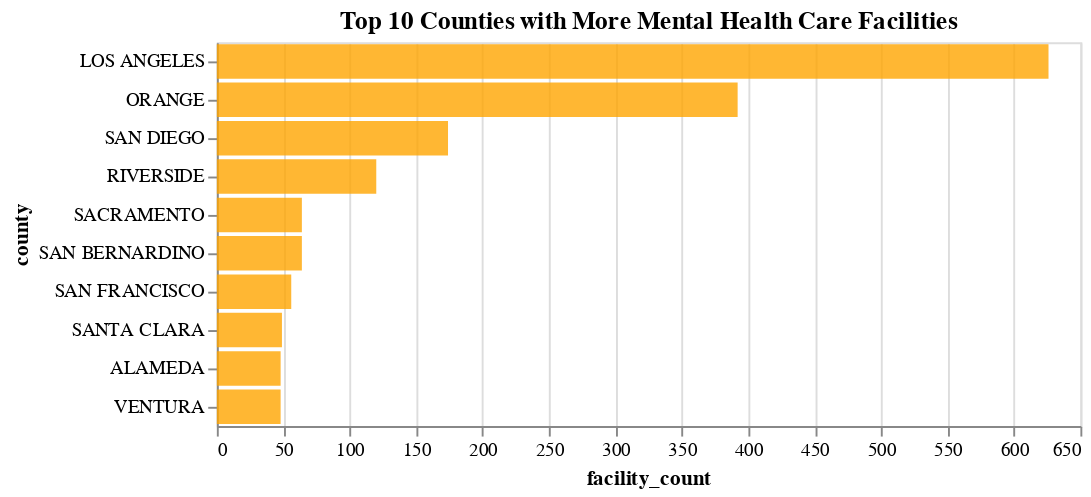

Write notebook code for a chart like this one.
### Code cell
source = full_data

chart_top10=alt.Chart(source).mark_bar().encode(
    x=alt.X('facility_count'),
    y=alt.Y('county', sort='-x'),
    tooltip=['facility_count'],
).properties(width=450, title='Top 10 Counties with More Mental Health Care Facilities'
).transform_window(
    rank='rank(facility_count)',
    sort=[alt.SortField('facility_count', order='descending')]
).transform_filter(
    (alt.datum.rank < 10)
).configure_bar(
    opacity=0.8,
    color='orange'
)

chart_top10

### Figure 1 — Vega-Lite specification as saved in the notebook (floating-point values rounded to 4 significant figures)
{"config": {"view": {"continuousWidth": 400, "continuousHeight": 300}, "bar": {"color": "orange", "opacity": 0.8}}, "data": {"name": "data-0a6fd0cce3d22fd979fab3c04c839e21"}, "mark": "bar", "encoding": {"tooltip": [{"field": "facility_count", "type": "quantitative"}], "x": {"field": "facility_count", "type": "quantitative"}, "y": {"field": "county", "sort": "-x", "type": "nominal"}}, "title": "Top 10 Counties with More Mental Health Care Facilities", "transform": [{"window": [{"op": "rank", "field": "facility_count", "as": "rank"}], "sort": [{"field": "facility_count", "order": "descending"}]}, {"filter": "(datum.rank < 10)"}], "width": 450, "$schema": "https://vega.github.io/schema/vega-lite/v4.17.0.json", "datasets": {"data-0a6fd0cce3d22fd979fab3c04c839e21": [{"year": 2020, "county": "ALAMEDA", "geography_type": "Residence", "cause": "Intentional self-harm (suicide)", "deaths": 141.0, "facility_count": 48.0, "suicide_2015_2017": "        8.6   ", "suicide_2018_2020": "        8.8   ", "drug_induced_deaths_2015_2017": "        9.9   ", "drug_induced_deaths_2018_2020": "       15.4   ", "population": 1682353, "full_county_name": "Alameda County"}, {"year": 2020, "county": "ALPINE", "geography_type": "Residence", "cause": "Intentional self-harm (suicide)", "deaths": 0.0, "facility_count": null, "suicide_2015_2017": "        -     ", "suicide_2018_2020": "       58.3 * ", "drug_induced_deaths_2015_2017": "        -     ", "drug_induced_deaths_2018_2020": "      116.6 * ", "population": 1204, "full_county_name": "Alpine County"}, {"year": 2020, "county": "AMADOR", "geography_type": "Residence", "cause": "Intentional self-harm (suicide)", "deaths": 12.0, "facility_count": 1.0, "suicide_2015_2017": "       21.2   ", "suicide_2018_2020": "       33.7   ", "drug_induced_deaths_2015_2017": "       16.0 * ", "drug_induced_deaths_2018_2020": "       25.4   ", "population": 40474, "full_county_name": "Amador County"}, {"year": 2020, "county": "BUTTE", "geography_type": "Residence", "cause": "Intentional self-harm (suicide)", "deaths": 43.0, "facility_count": 12.0, "suicide_2015_2017": "       18.9   ", "suicide_2018_2020": "       22.1   ", "drug_induced_deaths_2015_2017": "       27.8   ", "drug_induced_deaths_2018_2020": "       31.4   ", "population": 211632, "full_county_name": "Butte County"}, {"year": 2020, "county": "CALAVERAS", "geography_type": "Residence", "cause": "Intentional self-harm (suicide)", "deaths": 13.0, "facility_count": 4.0, "suicide_2015_2017": "       26.1   ", "suicide_2018_2020": "       24.3   ", "drug_induced_deaths_2015_2017": "       18.0   ", "drug_induced_deaths_2018_2020": "       25.5   ", "population": 45292, "full_county_name": "Calaveras County"}, {"year": 2020, "county": "COLUSA", "geography_type": "Residence", "cause": "Intentional self-harm (suicide)", "deaths": null, "facility_count": 1.0, "suicide_2015_2017": "        9.7 * ", "suicide_2018_2020": "        8.7 * ", "drug_induced_deaths_2015_2017": "       16.7 * ", "drug_induced_deaths_2018_2020": "       13.8 * ", "population": 21839, "full_county_name": "Colusa County"}, {"year": 2020, "county": "CONTRA COSTA", "geography_type": "Residence", "cause": "Intentional self-harm (suicide)", "deaths": 108.0, "facility_count": 28.0, "suicide_2015_2017": "       10.3   ", "suicide_2018_2020": "        9.3   ", "drug_induced_deaths_2015_2017": "       10.9   ", "drug_induced_deaths_2018_2020": "       16.6   ", "population": 1165927, "full_county_name": "Contra Costa County"}, {"year": 2020, "county": "DEL NORTE", "geography_type": "Residence", "cause": "Intentional self-harm (suicide)", "deaths": null, "facility_count": null, "suicide_2015_2017": "       13.0 * ", "suicide_2018_2020": "       22.8 * ", "drug_induced_deaths_2015_2017": "       24.8 * ", "drug_induced_deaths_2018_2020": "       30.8   ", "population": 27743, "full_county_name": "Del Norte County"}, {"year": 2020, "county": "EL DORADO", "geography_type": "Residence", "cause": "Intentional self-harm (suicide)", "deaths": 34.0, "facility_count": 9.0, "suicide_2015_2017": "       18.6   ", "suicide_2018_2020": "       16.7   ", "drug_induced_deaths_2015_2017": "       21.2   ", "drug_induced_deaths_2018_2020": "       20.2   ", "population": 191185, "full_county_name": "El Dorado County"}, {"year": 2020, "county": "FRESNO", "geography_type": "Residence", "cause": "Intentional self-harm (suicide)", "deaths": 108.0, "facility_count": 46.0, "suicide_2015_2017": "       11.0   ", "suicide_2018_2020": "       11.0   ", "drug_induced_deaths_2015_2017": "       16.3   ", "drug_induced_deaths_2018_2020": "       16.3   ", "population": 1008654, "full_county_name": "Fresno County"}, {"year": 2020, "county": "GLENN", "geography_type": "Residence", "cause": "Intentional self-harm (suicide)", "deaths": null, "facility_count": 1.0, "suicide_2015_2017": "       28.9   ", "suicide_2018_2020": "       18.9 * ", "drug_induced_deaths_2015_2017": "       10.2 * ", "drug_induced_deaths_2018_2020": "       25.0 * ", "population": 28917, "full_county_name": "Glenn County"}, {"year": 2020, "county": "HUMBOLDT", "geography_type": "Residence", "cause": "Intentional self-harm (suicide)", "deaths": 26.0, "facility_count": 10.0, "suicide_2015_2017": "       23.6   ", "suicide_2018_2020": "       22.4   ", "drug_induced_deaths_2015_2017": "       38.1   ", "drug_induced_deaths_2018_2020": "       37.0   ", "population": 136463, "full_county_name": "Humboldt County"}, {"year": 2020, "county": "IMPERIAL", "geography_type": "Residence", "cause": "Intentional self-harm (suicide)", "deaths": 12.0, "facility_count": 5.0, "suicide_2015_2017": "        9.2   ", "suicide_2018_2020": "        5.7   ", "drug_induced_deaths_2015_2017": "       20.5   ", "drug_induced_deaths_2018_2020": "       28.0   ", "population": 179702, "full_county_name": "Imperial County"}, {"year": 2020, "county": "INYO", "geography_type": "Residence", "cause": "Intentional self-harm (suicide)", "deaths": null, "facility_count": 2.0, "suicide_2015_2017": "       15.6 * ", "suicide_2018_2020": "       18.3 * ", "drug_induced_deaths_2015_2017": "       23.3 * ", "drug_induced_deaths_2018_2020": "       48.1   ", "population": 19016, "full_county_name": "Inyo County"}, {"year": 2020, "county": "KERN", "geography_type": "Residence", "cause": "Intentional self-harm (suicide)", "deaths": 121.0, "facility_count": 27.0, "suicide_2015_2017": "       14.2   ", "suicide_2018_2020": "       13.5   ", "drug_induced_deaths_2015_2017": "       26.1   ", "drug_induced_deaths_2018_2020": "       33.3   ", "population": 909235, "full_county_name": "Kern County"}, {"year": 2020, "county": "KINGS", "geography_type": "Residence", "cause": "Intentional self-harm (suicide)", "deaths": 18.0, "facility_count": 5.0, "suicide_2015_2017": "       12.6   ", "suicide_2018_2020": "       14.7   ", "drug_induced_deaths_2015_2017": "       11.3   ", "drug_induced_deaths_2018_2020": "       18.3   ", "population": 152486, "full_county_name": "Kings County"}, {"year": 2020, "county": "LAKE", "geography_type": "Residence", "cause": "Intentional self-harm (suicide)", "deaths": 11.0, "facility_count": 5.0, "suicide_2015_2017": "       29.4   ", "suicide_2018_2020": "       25.4   ", "drug_induced_deaths_2015_2017": "       40.5   ", "drug_induced_deaths_2018_2020": "       66.1   ", "population": 68163, "full_county_name": "Lake County"}, {"year": 2020, "county": "LASSEN", "geography_type": "Residence", "cause": "Intentional self-harm (suicide)", "deaths": null, "facility_count": null, "suicide_2015_2017": "       25.7   ", "suicide_2018_2020": "       26.0   ", "drug_induced_deaths_2015_2017": "       23.4   ", "drug_induced_deaths_2018_2020": "       29.9   ", "population": 32730, "full_county_name": "Lassen County"}, {"year": 2020, "county": "LOS ANGELES", "geography_type": "Residence", "cause": "Intentional self-harm (suicide)", "deaths": 849.0, "facility_count": 626.0, "suicide_2015_2017": "        8.1   ", "suicide_2018_2020": "        8.2   ", "drug_induced_deaths_2015_2017": "        8.5   ", "drug_induced_deaths_2018_2020": "       14.1   ", "population": 10014009, "full_county_name": "Los Angeles County"}, {"year": 2020, "county": "MADERA", "geography_type": "Residence", "cause": "Intentional self-harm (suicide)", "deaths": 16.0, "facility_count": null, "suicide_2015_2017": "       11.3   ", "suicide_2018_2020": "       11.4   ", "drug_induced_deaths_2015_2017": "       15.1   ", "drug_induced_deaths_2018_2020": "       15.6   ", "population": 156255, "full_county_name": "Madera County"}, {"year": 2020, "county": "MARIN", "geography_type": "Residence", "cause": "Intentional self-harm (suicide)", "deaths": 36.0, "facility_count": 30.0, "suicide_2015_2017": "       12.7   ", "suicide_2018_2020": "       14.4   ", "drug_induced_deaths_2015_2017": "       12.4   ", "drug_induced_deaths_2018_2020": "       16.9   ", "population": 262321, "full_county_name": "Marin County"}, {"year": 2020, "county": "MARIPOSA", "geography_type": "Residence", "cause": "Intentional self-harm (suicide)", "deaths": null, "facility_count": 1.0, "suicide_2015_2017": "       33.2 * ", "suicide_2018_2020": "       22.4 * ", "drug_induced_deaths_2015_2017": "       17.4 * ", "drug_induced_deaths_2018_2020": "       22.6 * ", "population": 17131, "full_county_name": "Mariposa County"}, {"year": 2020, "county": "MENDOCINO", "geography_type": "Residence", "cause": "Intentional self-harm (suicide)", "deaths": 29.0, "facility_count": 7.0, "suicide_2015_2017": "       21.5   ", "suicide_2018_2020": "       20.8   ", "drug_induced_deaths_2015_2017": "       26.2   ", "drug_induced_deaths_2018_2020": "       42.0   ", "population": 91601, "full_county_name": "Mendocino County"}, {"year": 2020, "county": "MERCED", "geography_type": "Residence", "cause": "Intentional self-harm (suicide)", "deaths": 25.0, "facility_count": 7.0, "suicide_2015_2017": "       11.9   ", "suicide_2018_2020": "        9.1   ", "drug_induced_deaths_2015_2017": "       15.9   ", "drug_induced_deaths_2018_2020": "       18.3   ", "population": 281202, "full_county_name": "Merced County"}, {"year": 2020, "county": "MODOC", "geography_type": "Residence", "cause": "Intentional self-harm (suicide)", "deaths": 0.0, "facility_count": null, "suicide_2015_2017": "       15.3 * ", "suicide_2018_2020": "       20.1 * ", "drug_induced_deaths_2015_2017": "       21.5 * ", "drug_induced_deaths_2018_2020": "       10.4 * ", "population": 8700, "full_county_name": "Modoc County"}, {"year": 2020, "county": "MONO", "geography_type": "Residence", "cause": "Intentional self-harm (suicide)", "deaths": null, "facility_count": null, "suicide_2015_2017": "       11.1 * ", "suicide_2018_2020": "       11.8 * ", "drug_induced_deaths_2015_2017": "        6.0 * ", "drug_induced_deaths_2018_2020": "       11.8 * ", "population": 13195, "full_county_name": "Mono County"}, {"year": 2020, "county": "MONTEREY", "geography_type": "Residence", "cause": "Intentional self-harm (suicide)", "deaths": 48.0, "facility_count": 16.0, "suicide_2015_2017": "        9.3   ", "suicide_2018_2020": "        9.6   ", "drug_induced_deaths_2015_2017": "       11.2   ", "drug_induced_deaths_2018_2020": "       16.6   ", "population": 439035, "full_county_name": "Monterey County"}, {"year": 2020, "county": "NAPA", "geography_type": "Residence", "cause": "Intentional self-harm (suicide)", "deaths": 21.0, "facility_count": 6.0, "suicide_2015_2017": "       10.2   ", "suicide_2018_2020": "       10.8   ", "drug_induced_deaths_2015_2017": "       10.4   ", "drug_induced_deaths_2018_2020": "       13.3   ", "population": 138019, "full_county_name": "Napa County"}, {"year": 2020, "county": "NEVADA", "geography_type": "Residence", "cause": "Intentional self-harm (suicide)", "deaths": 25.0, "facility_count": 5.0, "suicide_2015_2017": "       18.7   ", "suicide_2018_2020": "       21.0   ", "drug_induced_deaths_2015_2017": "       22.3   ", "drug_induced_deaths_2018_2020": "       24.2   ", "population": 102241, "full_county_name": "Nevada County"}, {"year": 2020, "county": "ORANGE", "geography_type": "Residence", "cause": "Intentional self-harm (suicide)", "deaths": 295.0, "facility_count": 392.0, "suicide_2015_2017": "        9.3   ", "suicide_2018_2020": "        9.9   ", "drug_induced_deaths_2015_2017": "       12.1   ", "drug_induced_deaths_2018_2020": "       15.6   ", "population": 3186989, "full_county_name": "Orange County"}, {"year": 2020, "county": "PLACER", "geography_type": "Residence", "cause": "Intentional self-harm (suicide)", "deaths": 60.0, "facility_count": 16.0, "suicide_2015_2017": "       12.1   ", "suicide_2018_2020": "       12.4   ", "drug_induced_deaths_2015_2017": "       11.9   ", "drug_induced_deaths_2018_2020": "       15.5   ", "population": 404739, "full_county_name": "Placer County"}, {"year": 2020, "county": "PLUMAS", "geography_type": "Residence", "cause": "Intentional self-harm (suicide)", "deaths": null, "facility_count": null, "suicide_2015_2017": "       25.3 * ", "suicide_2018_2020": "       16.4 * ", "drug_induced_deaths_2015_2017": "       27.7 * ", "drug_induced_deaths_2018_2020": "       25.3 * ", "population": 19790, "full_county_name": "Plumas County"}, {"year": 2020, "county": "RIVERSIDE", "geography_type": "Residence", "cause": "Intentional self-harm (suicide)", "deaths": 261.0, "facility_count": 120.0, "suicide_2015_2017": "       11.4   ", "suicide_2018_2020": "       11.9   ", "drug_induced_deaths_2015_2017": "       16.4   ", "drug_induced_deaths_2018_2020": "       23.1   ", "population": 2418185, "full_county_name": "Riverside County"}, {"year": 2020, "county": "SACRAMENTO", "geography_type": "Residence", "cause": "Intentional self-harm (suicide)", "deaths": 179.0, "facility_count": 64.0, "suicide_2015_2017": "       13.0   ", "suicide_2018_2020": "       12.6   ", "drug_induced_deaths_2015_2017": "       17.1   ", "drug_induced_deaths_2018_2020": "       20.8   ", "population": 1585055, "full_county_name": "Sacramento County"}, {"year": 2020, "county": "SAN BENITO", "geography_type": "Residence", "cause": "Intentional self-harm (suicide)", "deaths": null, "facility_count": 5.0, "suicide_2015_2017": "       11.0 * ", "suicide_2018_2020": "        8.6 * ", "drug_induced_deaths_2015_2017": "       10.0 * ", "drug_induced_deaths_2018_2020": "       13.4   ", "population": 64209, "full_county_name": "San Benito County"}, {"year": 2020, "county": "SAN BERNARDINO", "geography_type": "Residence", "cause": "Intentional self-harm (suicide)", "deaths": 242.0, "facility_count": 64.0, "suicide_2015_2017": "       11.0   ", "suicide_2018_2020": "       11.2   ", "drug_induced_deaths_2015_2017": "       12.2   ", "drug_induced_deaths_2018_2020": "       18.2   ", "population": 2181654, "full_county_name": "San Bernardino County"}, {"year": 2020, "county": "SAN DIEGO", "geography_type": "Residence", "cause": "Intentional self-harm (suicide)", "deaths": 404.0, "facility_count": 174.0, "suicide_2015_2017": "       12.4   ", "suicide_2018_2020": "       12.4   ", "drug_induced_deaths_2015_2017": "       13.8   ", "drug_induced_deaths_2018_2020": "       18.5   ", "population": 3298634, "full_county_name": "San Diego County"}, {"year": 2020, "county": "SAN FRANCISCO", "geography_type": "Residence", "cause": "Intentional self-harm (suicide)", "deaths": 77.0, "facility_count": 56.0, "suicide_2015_2017": "       10.5   ", "suicide_2018_2020": "        8.0   ", "drug_induced_deaths_2015_2017": "       19.1   ", "drug_induced_deaths_2018_2020": "       38.1   ", "population": 873965, "full_county_name": "San Francisco County"}, {"year": 2020, "county": "SAN JOAQUIN", "geography_type": "Residence", "cause": "Intentional self-harm (suicide)", "deaths": 92.0, "facility_count": 22.0, "suicide_2015_2017": "       10.4   ", "suicide_2018_2020": "       10.8   ", "drug_induced_deaths_2015_2017": "       17.9   ", "drug_induced_deaths_2018_2020": "       19.6   ", "population": 779233, "full_county_name": "San Joaquin County"}, {"year": 2020, "county": "SAN LUIS OBISPO", "geography_type": "Residence", "cause": "Intentional self-harm (suicide)", "deaths": 42.0, "facility_count": 15.0, "suicide_2015_2017": "       17.2   ", "suicide_2018_2020": "       16.2   ", "drug_induced_deaths_2015_2017": "       17.6   ", "drug_induced_deaths_2018_2020": "       23.9   ", "population": 282424, "full_county_name": "San Luis Obispo County"}, {"year": 2020, "county": "SAN MATEO", "geography_type": "Residence", "cause": "Intentional self-harm (suicide)", "deaths": 80.0, "facility_count": 29.0, "suicide_2015_2017": "        7.4   ", "suicide_2018_2020": "        8.5   ", "drug_induced_deaths_2015_2017": "        8.2   ", "drug_induced_deaths_2018_2020": "       12.0   ", "population": 764442, "full_county_name": "San Mateo County"}, {"year": 2020, "county": "SANTA BARBARA", "geography_type": "Residence", "cause": "Intentional self-harm (suicide)", "deaths": 52.0, "facility_count": 34.0, "suicide_2015_2017": "       12.9   ", "suicide_2018_2020": "       11.4   ", "drug_induced_deaths_2015_2017": "       16.1   ", "drug_induced_deaths_2018_2020": "       18.3   ", "population": 448229, "full_county_name": "Santa Barbara County"}, {"year": 2020, "county": "SANTA CLARA", "geography_type": "Residence", "cause": "Intentional self-harm (suicide)", "deaths": 174.0, "facility_count": 49.0, "suicide_2015_2017": "        7.3   ", "suicide_2018_2020": "        8.2   ", "drug_induced_deaths_2015_2017": "        7.6   ", "drug_induced_deaths_2018_2020": "       11.2   ", "population": 1936259, "full_county_name": "Santa Clara County"}, {"year": 2020, "county": "SANTA CRUZ", "geography_type": "Residence", "cause": "Intentional self-harm (suicide)", "deaths": 29.0, "facility_count": 21.0, "suicide_2015_2017": "       15.9   ", "suicide_2018_2020": "       12.8   ", "drug_induced_deaths_2015_2017": "       17.6   ", "drug_induced_deaths_2018_2020": "       20.3   ", "population": 270861, "full_county_name": "Santa Cruz County"}, {"year": 2020, "county": "SHASTA", "geography_type": "Residence", "cause": "Intentional self-harm (suicide)", "deaths": 37.0, "facility_count": 10.0, "suicide_2015_2017": "       24.1   ", "suicide_2018_2020": "       25.0   ", "drug_induced_deaths_2015_2017": "       22.8   ", "drug_induced_deaths_2018_2020": "       26.9   ", "population": 182155, "full_county_name": "Shasta County"}, {"year": 2020, "county": "SIERRA", "geography_type": "Residence", "cause": "Intentional self-harm (suicide)", "deaths": null, "facility_count": 1.0, "suicide_2015_2017": "       53.5 * ", "suicide_2018_2020": "       26.8 * ", "drug_induced_deaths_2015_2017": "        -     ", "drug_induced_deaths_2018_2020": "       23.5 * ", "population": 3236, "full_county_name": "Sierra County"}, {"year": 2020, "county": "SISKIYOU", "geography_type": "Residence", "cause": "Intentional self-harm (suicide)", "deaths": 11.0, "facility_count": 3.0, "suicide_2015_2017": "       22.2   ", "suicide_2018_2020": "       24.1   ", "drug_induced_deaths_2015_2017": "       31.9   ", "drug_induced_deaths_2018_2020": "       21.9   ", "population": 44076, "full_county_name": "Siskiyou County"}, {"year": 2020, "county": "SOLANO", "geography_type": "Residence", "cause": "Intentional self-harm (suicide)", "deaths": 58.0, "facility_count": 15.0, "suicide_2015_2017": "       11.4   ", "suicide_2018_2020": "       14.0   ", "drug_induced_deaths_2015_2017": "       13.5   ", "drug_induced_deaths_2018_2020": "       19.2   ", "population": 453491, "full_county_name": "Solano County"}, {"year": 2020, "county": "SONOMA", "geography_type": "Residence", "cause": "Intentional self-harm (suicide)", "deaths": 68.0, "facility_count": 32.0, "suicide_2015_2017": "       12.4   ", "suicide_2018_2020": "       14.1   ", "drug_induced_deaths_2015_2017": "       14.4   ", "drug_induced_deaths_2018_2020": "       23.5   ", "population": 488863, "full_county_name": "Sonoma County"}, {"year": 2020, "county": "STANISLAUS", "geography_type": "Residence", "cause": "Intentional self-harm (suicide)", "deaths": 52.0, "facility_count": 17.0, "suicide_2015_2017": "       10.4   ", "suicide_2018_2020": "       11.4   ", "drug_induced_deaths_2015_2017": "       18.8   ", "drug_induced_deaths_2018_2020": "       21.4   ", "population": 552878, "full_county_name": "Stanislaus County"}, {"year": 2020, "county": "SUTTER", "geography_type": "Residence", "cause": "Intentional self-harm (suicide)", "deaths": 11.0, "facility_count": 8.0, "suicide_2015_2017": "       14.2   ", "suicide_2018_2020": "        9.6   ", "drug_induced_deaths_2015_2017": "       11.6   ", "drug_induced_deaths_2018_2020": "       17.0   ", "population": 99633, "full_county_name": "Sutter County"}, {"year": 2020, "county": "TEHAMA", "geography_type": "Residence", "cause": "Intentional self-harm (suicide)", "deaths": 12.0, "facility_count": 2.0, "suicide_2015_2017": "       19.3   ", "suicide_2018_2020": "       18.9   ", "drug_induced_deaths_2015_2017": "       10.5 * ", "drug_induced_deaths_2018_2020": "       11.9   ", "population": 65829, "full_county_name": "Tehama County"}, {"year": 2020, "county": "TRINITY", "geography_type": "Residence", "cause": "Intentional self-harm (suicide)", "deaths": null, "facility_count": 1.0, "suicide_2015_2017": "       44.2 * ", "suicide_2018_2020": "       25.8 * ", "drug_induced_deaths_2015_2017": "       19.2 * ", "drug_induced_deaths_2018_2020": "       24.0 * ", "population": 16112, "full_county_name": "Trinity County"}, {"year": 2020, "county": "TULARE", "geography_type": "Residence", "cause": "Intentional self-harm (suicide)", "deaths": 32.0, "facility_count": 22.0, "suicide_2015_2017": "       11.2   ", "suicide_2018_2020": "        7.7   ", "drug_induced_deaths_2015_2017": "       10.8   ", "drug_induced_deaths_2018_2020": "       13.3   ", "population": 473117, "full_county_name": "Tulare County"}, {"year": 2020, "county": "TUOLUMNE", "geography_type": "Residence", "cause": "Intentional self-harm (suicide)", "deaths": 15.0, "facility_count": 1.0, "suicide_2015_2017": "       19.2   ", "suicide_2018_2020": "       22.4   ", "drug_induced_deaths_2015_2017": "       33.0   ", "drug_induced_deaths_2018_2020": "       21.8   ", "population": 55620, "full_county_name": "Tuolumne County"}, {"year": 2020, "county": "VENTURA", "geography_type": "Residence", "cause": "Intentional self-harm (suicide)", "deaths": 83.0, "facility_count": 48.0, "suicide_2015_2017": "       10.9   ", "suicide_2018_2020": "       10.2   ", "drug_induced_deaths_2015_2017": "       14.8   ", "drug_induced_deaths_2018_2020": "       19.0   ", "population": 843843, "full_county_name": "Ventura County"}, {"year": 2020, "county": "YOLO", "geography_type": "Residence", "cause": "Intentional self-harm (suicide)", "deaths": 17.0, "facility_count": 5.0, "suicide_2015_2017": "       12.7   ", "suicide_2018_2020": "        9.3   ", "drug_induced_deaths_2015_2017": "       15.4   ", "drug_induced_deaths_2018_2020": "       15.0   ", "population": 216403, "full_county_name": "Yolo County"}, {"year": 2020, "county": "YUBA", "geography_type": "Residence", "cause": "Intentional self-harm (suicide)", "deaths": 13.0, "facility_count": 4.0, "suicide_2015_2017": "       19.3   ", "suicide_2018_2020": "       20.5   ", "drug_induced_deaths_2015_2017": "       23.0   ", "drug_induced_deaths_2018_2020": "       20.1   ", "population": 81575, "full_county_name": "Yuba County"}]}}
